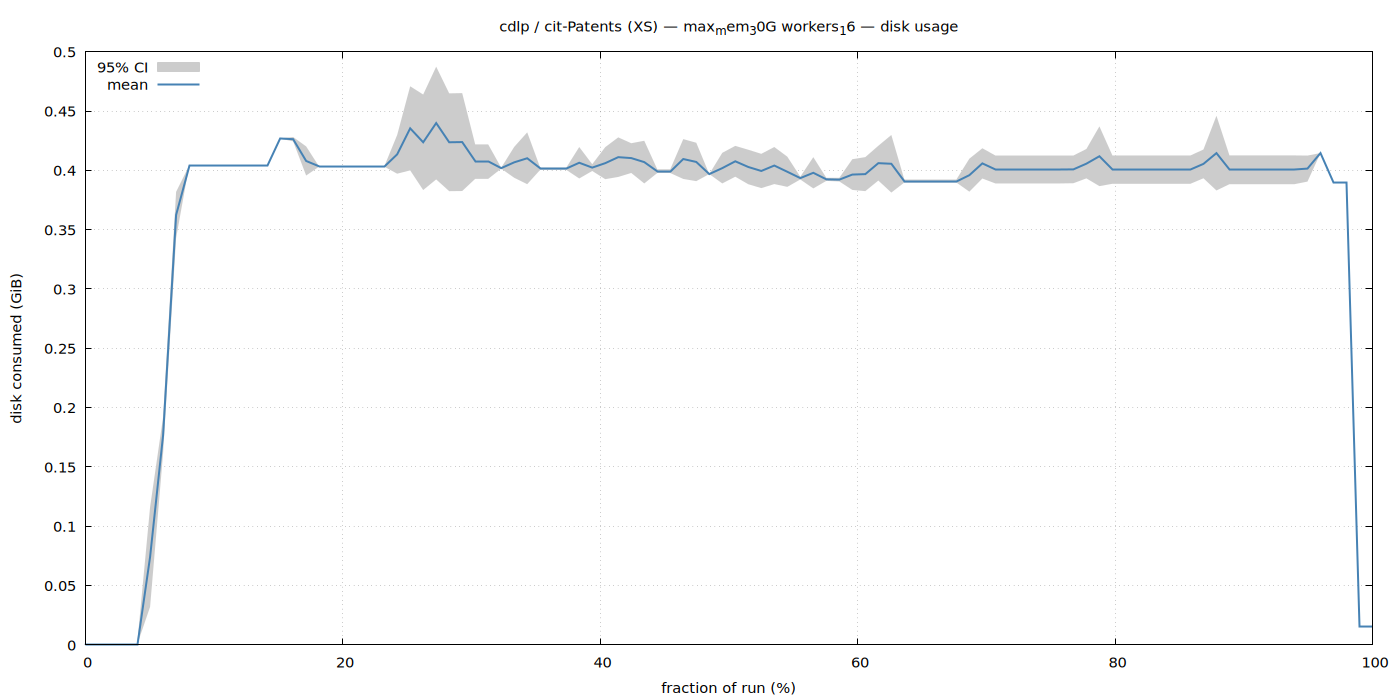

This chart was generated by the following gnuplot code:
set terminal pngcairo size 1400,700 enhanced font 'Sans,11'
set output '/home/ubuntu/nvm/gfrs/cdlp/XS/cit-Patents/max_mem_30G_workers_16/disk.png'
set title "cdlp / cit-Patents (XS) — max_mem_30G workers_16 — disk usage"
set xlabel 'fraction of run (%)'
set ylabel 'disk consumed (GiB)'
set grid
set key top left
set yrange [0:*]
plot '/home/ubuntu/nvm/gfrs/cdlp/XS/cit-Patents/max_mem_30G_workers_16/disk.dat' using 1:3:4 with filledcurves lc rgb '#cccccc' title '95% CI', \
     '' using 1:2 with lines lw 2 lc rgb '#4682b4' title 'mean'
